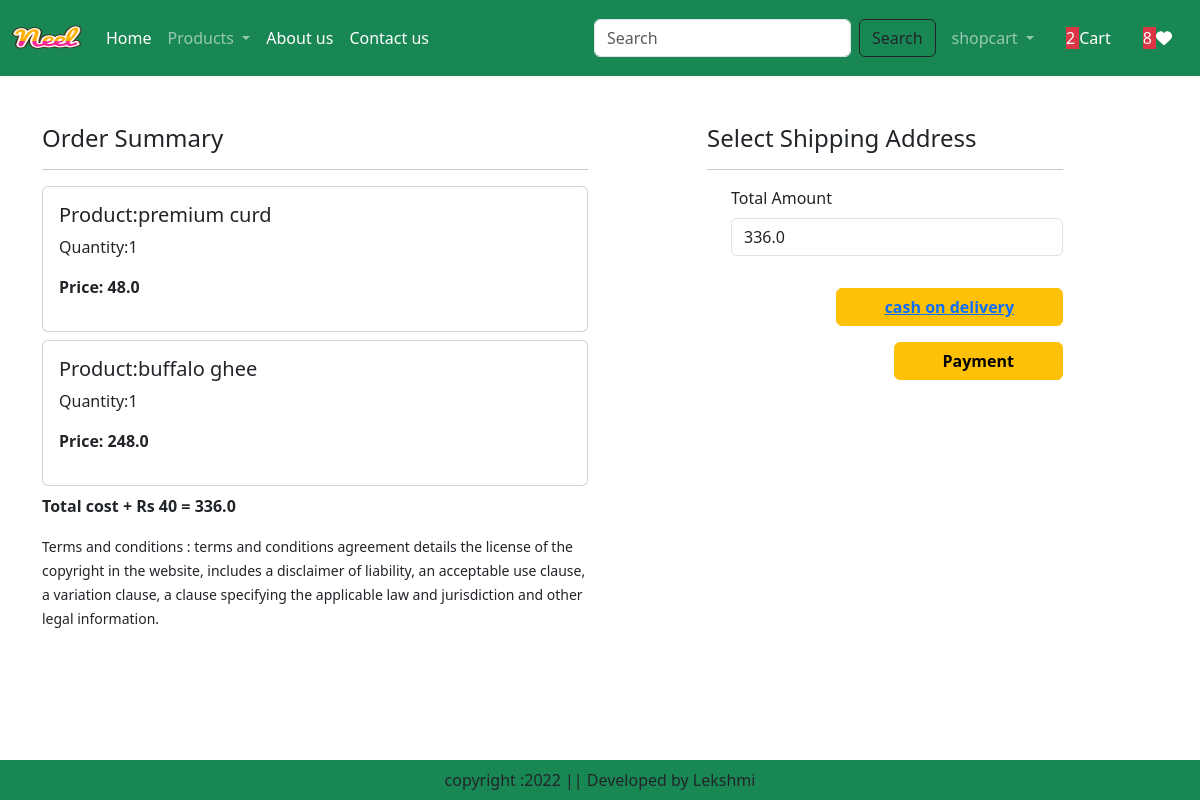
Screenshot of /checkout/ (signed in) with the database file from the repository.
### shopapp/models.py (models this page shows, shortened)
class Cart(models.Model):
    user=models.ForeignKey(User,on_delete=models.CASCADE)
    product=models.ForeignKey(Product,on_delete=models.CASCADE)
    quantity=models.PositiveIntegerField(default=1)

class Product(models.Model):
    title=models.CharField(max_length=100)
    selling_price=models.FloatField()
    discounted_price=models.FloatField()
    description=models.TextField()
    composition=models.TextField(default='')
    prodapp=models.TextField(default='')
    category=models.CharField(choices=CATEGORY_CHOICES,max_length=2)
    product_image=models.ImageField(upload_to='product')

### shopapp/views.py (the view)
# urls.py: path("checkout/",views.checkout.as_view(),name="checkout"),
@method_decorator( login_required,name='dispatch')
class checkout(View):
    def get(self,request):
        totalitem = 0
        wishitem=0
        if request.user.is_authenticated:
           totalitem = len(Cart.objects.filter(user=request.user))
           wishitem = len(Wishlist.objects.filter(user=request.user))
        user=request.user
        add=Customer.objects.filter(user=user)
        cart_items=Cart.objects.filter(user=user)
        famount = 0
        for p in cart_items:
            value = p.quantity * p.product.discounted_price
            famount= famount + value
        totalamount= famount + 40
        return render(request,'checkout.html',locals())

### shopapp/templates/checkout.html (shortened to what this page needs)
{% extends 'base.html'%}
{% load static %}
{% block main-content %}
<div class="container">
      <div class="row mt-5 ">
        <div class="col-sm-6 ">
            <h4>Order Summary</h4>
            <hr>
            {% for item in cart_items %}
            <div class="card mb-2">
                <div class="card-body">
                    <h5>Product:{{item.product.title}}</h5>
                    <p>Quantity:{{item.quantity}}</p>
                    <p class="fw-bold">Price: {{item.product.discounted_price}} </p>
                </div>
            </div>
            {% endfor %}
            <p class="fw-bold"> Total cost + Rs 40 = {{totalamount}}</p>
            <small>Terms and conditions : terms and conditions agreement details the license of the copyright in the website, includes a disclaimer of liability, an acceptable use clause, a variation clause, a clause specifying the applicable law and jurisdiction and other legal information.</small>
        </div>
        <div class="col-sm-4 offset-sm-1 ">
            <h4>Select Shipping Address</h4>
            <hr>
            <form method="post" id="myform">
                <div class="form-check mb-3">
                    <label for="totamount" class="form-label">Total Amount</label>
                    <input type="number" class="form-control" name="totamount" value={{totalamount}} readonly>
                </div>
                <div class="text-end">
                    <button type="button" type="submit" class="btn btn-warning mt-3 px-5 fw-bold"><a href="{% url 'cod' %}">cash on delivery</a></button>
                    <button id="rzp-button1" type="submit" class="btn btn-warning mt-3 px-5 fw-bold">Payment</button>
                </div>
            </form>
        </div>
    </div>
</div>
{% endblock main-content %}

### shopapp/templates/base.html (shortened to what this page needs)
<!DOCTYPE html>
{% load static %}
<html lang="en">
<head>
    <link href="https://cdn.jsdelivr.net/npm/bootstrap@5.3.0-alpha1/dist/css/bootstrap.min.css" rel="stylesheet">
    <link rel="stylesheet" href="{% static 'app/css/owl.carousel.min.css' %}" />
    <link rel="stylesheet" href="{% static 'app/css/all.min.css' %}" />
    <link rel="stylesheet" href="{% static 'app/css/style.css' %}" />
</head>
<body>
    <nav class="navbar navbar-expand-lg navbar-dark bg-success">
        <div class="container-fluid">
          <a class="navbar-brand" href="#">
            <img src="{% static 'app/images/product/Neel.png' %}" width="70" height="50"/>
          </a>
          <div class="collapse navbar-collapse" id="navbarSupportedContent">
            <ul class="navbar-nav me-auto mb-2 mb-lg-0">
              {% if request.user.is_authenticated %}
              <li class="nav-item">
                <a class="nav-link active" aria-current="page" href="/">Home</a>
              </li>
              <li class="nav-item dropdown">
                <a class="nav-link dropdown-toggle" href="#" role="button" data-bs-toggle="dropdown" aria-expanded="false">
                  Products
                </a>
              </li>
              <li class="nav-item">
                <a class="nav-link text-white" href="{% url 'about' %}">About us</a>
              </li>
              <li class="nav-item">
                <a class="nav-link text-white" href="{% url 'contact' %}">Contact us</a>
              </li>
            </ul>
            <form class="d-flex" role="search" action="/search">
              <input class="form-control me-2" type="search" placeholder="Search" name="search" aria-label="Search">
              <button class="btn btn-outline-dark" type="submit">Search</button>
            </form>
          </div>
          <ul class="navbar-nav me-auto mb-2 mb-lg-0">
            <li class="nav-item dropdown mx-2">
                <a class="nav-link dropdown-toggle" href="#" role="button" data-bs-toggle="dropdown" aria-expanded="false">
                    {{request.user}}
                    </a>
            </li>
            <li class="nav-item mx-2">
                <a href="{% url 'showcart' %}" class="nav-link text-white"> <span class="budge bg-danger">{% if totalitem > 0 %} {{totalitem}} {% endif %}</span>Cart </a>
            </li>
            <li class="nav-item mx-2">
                <a href="#" class="nav-link text-white"><span class="budge bg-danger">{% if wishitem > 0 %} {{wishitem}} {% endif %}</span>    <i class="fa fa-heart"></i> </a>
            </li>
            {% endif %}
          </ul>
        </div>
      </nav>
      {% block main-content %} {% endblock main-content %}
      <footer class="container-fluid fixed-bottom bg-success text-center p-2 mt-5">
        copyright :2022 || Developed by Lekshmi
      </footer>
</body>
</html>

### rows the page displays
Cart: product "premium curd", quantity "1", product.discounted_price "48.0"
Cart: product "buffalo ghee", quantity "1", product.discounted_price "248.0"

### other values shown
{{ request.user }} "shopcart"
{{ totalitem }} "2"
{{ wishitem }} "8"
{{ totalamount }} "336.0"
